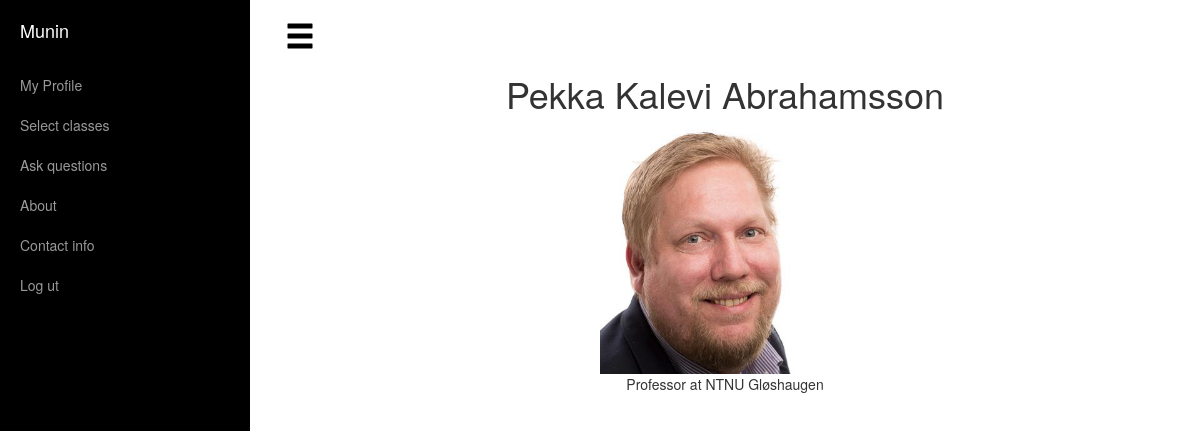
Page /user/pekkabr (signed in) on the committed database.
### apps/registration/models.py (models this page shows, shortened)
class User(AbstractUser):
    middle_name = models.CharField(max_length=50, blank=True)
    ROLES = (
        ('S', 'Student'),
        ('P', 'Professor'),
        ('A', 'Admin'),
    )
    role = models.CharField(max_length=1, null=True, choices=ROLES, default='S')
    image = models.ImageField(upload_to=user_folder, default='placeholder-profile.jpg')
    school = models.ForeignKey(School, null=True)
    def get_full_name(self):
        if self.middle_name:
            first_name = self.first_name + ' ' + self.middle_name
        else:
            first_name = self.first_name
        if first_name == "" and self.last_name == "":
            return self.username
        return first_name + ' ' + self.last_name

### apps/staticpages/models.py (models this page shows)
class School(models.Model):
    name = models.CharField(max_length=150)
    image = models.ImageField(upload_to='schools', default='placeholder-school-logo.jpg')
    telephone = models.CharField(max_length=12, blank=True)
    address = models.CharField(max_length=70, blank=True)
    webpage = models.CharField(max_length=150, blank=True)
    def __str__(self):
        return self.name

### apps/registration/views.py (the view)
# urls.py: url(r'^(?P<slug>[\w.@+-]+)$', views.Profile.as_view(), name='profile'),
class Profile(LoginRequiredMixin, generic.DetailView):
    model = User
    slug_field = 'username'
    template_name = 'registration/profile.html'

### templates/registration/profile.html (shortened to what this page needs)
{% extends "base.html" %}
{% load static %}
{% block content %}
        <div class="row">
            <div class="col-lg-12">
                <h1 class="frontpage-header">{{ user.get_full_name }}</h1>
                <div align="center">
                    <img src="/uploads/{{user.image}}" style="width: 250px; height: 250px">
                </div>
                <p class="frontpage-header">{{ user.get_role_display }} at {{ user.school }}</p>
            </div>
        </div>
{% endblock content %}

### templates/registration/profile.html (style rules this page uses)
.frontpage-header { text-align: center; }

### rows in the picture
User: get_full_name "Pekka Kalevi Abrahamsson", image (picture), role "Professor", school "NTNU Gløshaugen"
